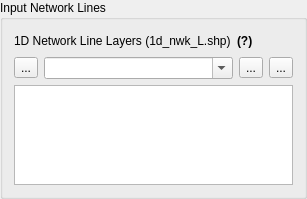
         <widget class="QgsCollapsibleGroupBox" name="gbLines">
          <property name="title">
           <string>Input Network Lines</string>
          </property>
          <property name="collapsed">
           <bool>false</bool>
          </property>
          <property name="saveCollapsedState">
           <bool>false</bool>
          </property>
          <layout class="QVBoxLayout" name="verticalLayout_3">
           <item>
            <layout class="QVBoxLayout" name="InputLineLayout">
             <item>
              <layout class="QHBoxLayout" name="horizontalLayout_32">
               <item>
                <widget class="QLabel" name="label">
                 <property name="text">
                  <string>1D Network Line Layers (1d_nwk_L.shp)</string>
                 </property>
                </widget>
               </item>
               <item>
                <widget class="QLabel" name="inputLinesToolTip">
                 <property name="text">
                  <string>&lt;html&gt;&lt;head/&gt;&lt;body&gt;&lt;p&gt;&lt;span style=&quot; font-weight:600;&quot;&gt;(?)&lt;/span&gt;&lt;/p&gt;&lt;/body&gt;&lt;/html&gt;</string>
                 </property>
                </widget>
               </item>
               <item>
                <spacer name="horizontalSpacer_48">
                 <property name="orientation">
                  <enum>Qt::Horizontal</enum>
                 </property>
                 <property name="sizeHint" stdset="0">
                  <size>
                   <width>40</width>
                   <height>20</height>
                  </size>
                 </property>
                </spacer>
               </item>
              </layout>
             </item>
             <item>
              <layout class="QHBoxLayout" name="horizontalLayout">
               <item>
                <widget class="QToolButton" name="browseInputLines">
                 <property name="text">
                  <string>...</string>
                 </property>
                </widget>
               </item>
               <item>
                <widget class="QComboBox" name="cboInputLines">
                 <property name="editable">
                  <bool>true</bool>
                 </property>
                </widget>
               </item>
               <item>
                <widget class="QToolButton" name="btnAddLines">
                 <property name="text">
                  <string>...</string>
                 </property>
                </widget>
               </item>
               <item>
                <widget class="QToolButton" name="btnRemoveLines">
                 <property name="text">
                  <string>...</string>
                 </property>
                </widget>
               </item>
              </layout>
             </item>
             <item>
              <widget class="QListWidget" name="lwLines">
               <property name="maximumSize">
                <size>
                 <width>16777215</width>
                 <height>100</height>
                </size>
               </property>
               <property name="selectionMode">
                <enum>QAbstractItemView::ExtendedSelection</enum>
               </property>
              </widget>
             </item>
            </layout>
           </item>
           <item>
            <spacer name="verticalSpacer">
             <property name="orientation">
              <enum>Qt::Vertical</enum>
             </property>
             <property name="sizeHint" stdset="0">
              <size>
               <width>20</width>
               <height>0</height>
              </size>
             </property>
            </spacer>
           </item>
          </layout>
         </widget>
